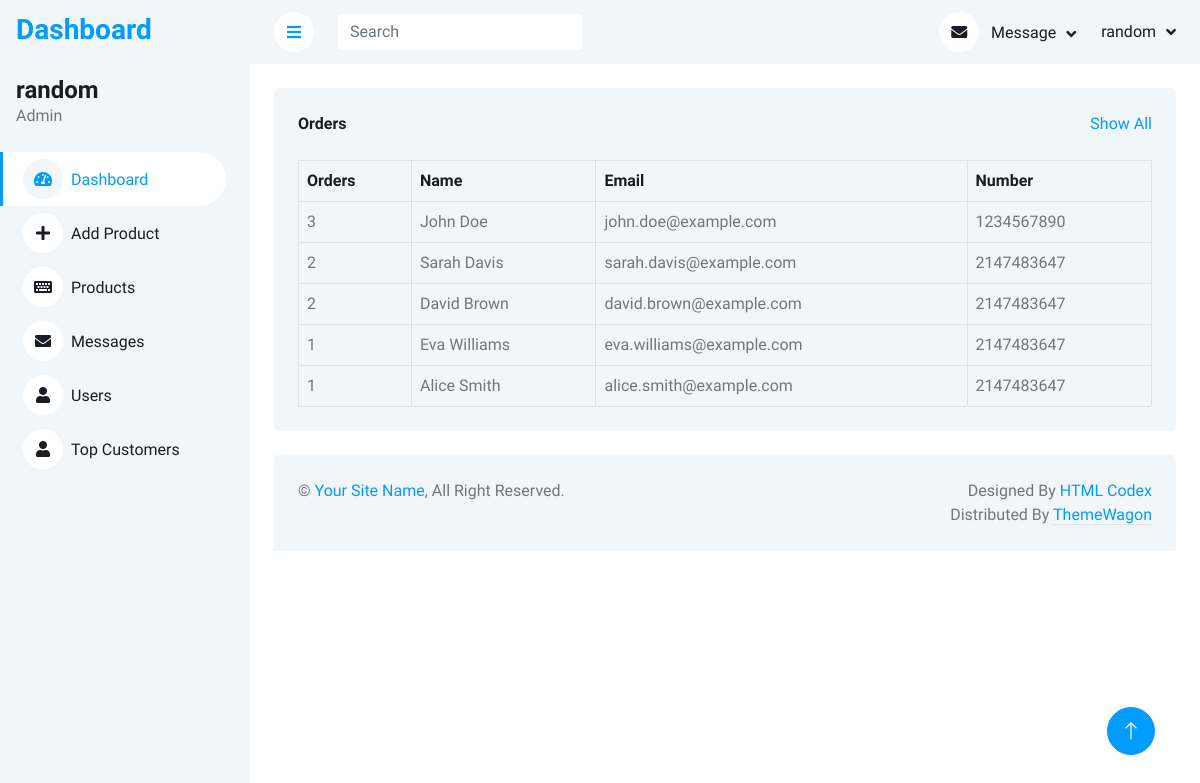
The app's page /admin-panel/topcustomers.php (signed in) with its own data.
### tables this page shows
CREATE TABLE `orders` (
  `Name` varchar(255) DEFAULT NULL,
  `Address` varchar(255) DEFAULT NULL,
  `Email` varchar(255) DEFAULT NULL,
  `WorkPhoneNo` int(255) DEFAULT NULL,
  `CellNo` int(255) DEFAULT NULL,
  `DateOfBirth` date NOT NULL,
  `Remarks` varchar(255) DEFAULT NULL,
  `orderId` int(11) NOT NULL,
  `ProductId` int(11) DEFAULT NULL,
  `CustomerId` int(11) DEFAULT NULL,
  `TotalProducts` varchar(255) DEFAULT NULL,
  `TotalPrice` int(255) DEFAULT NULL,
  `OrderTime` timestamp NOT NULL DEFAULT current_timestamp()
);

### admin-panel/topcustomers.php (the view, shortened to what this page needs)
<!DOCTYPE html>
<html lang="en">
<head>
    <link href="https://cdnjs.cloudflare.com/ajax/libs/font-awesome/5.10.0/css/all.min.css" rel="stylesheet">
    <link href="https://cdn.jsdelivr.net/npm/bootstrap-icons@1.4.1/font/bootstrap-icons.css" rel="stylesheet">
    <link href="https://cdn.datatables.net/1.13.6/css/jquery.dataTables.min.css" rel="stylesheet">
    <link href="css/bootstrap.min.css" rel="stylesheet">
    <link href="css/style.css" rel="stylesheet">
</head>
<body>
    <div class="container-xxl position-relative bg-white d-flex p-0">
        <?php include('sidebar.php') ?>
        <div class="content">
            <?php include('navbar.php') ?>
            <div class="container-fluid pt-4 px-4">
                <div class="bg-light text-center rounded p-4">
                    <div class="d-flex align-items-center justify-content-between mb-4">
                        <h6 class="mb-0">Orders</h6>
                        <a href="">Show All</a>
                    </div>
                    <div class="table-responsive">
                        <table class="table text-start align-middle table-bordered table-hover mb-0 table-responsive">
                            <thead>
                                <tr class="text-dark">
                                    <th scope="col">Orders</th>
                                    <th scope="col">Name</th>
                                    <th scope="col">Email</th>
                                    <th scope="col">Number</th>
                                </tr>
                            </thead>
                            <tbody>
                                <?php
                                $select_msg = mysqli_query($connection, "SELECT *, COUNT(Name) AS numbers FROM orders GROUP BY Name ORDER BY numbers DESC LIMIT 10");
                                if (mysqli_num_rows($select_msg) > 0) {
                                    while ($data = mysqli_fetch_array($select_msg)) {
                                ?>
                                        <tr>
                                            <td><?php echo $data['numbers'] ?></td>
                                            <td><?php echo $data['Name'] ?></td>
                                            <td><?php echo $data['Email'] ?></td>
                                            <td><?php echo $data['WorkPhoneNo'] ?></td>
                                        </tr>
                                <?php
                                    }
                                }
                                ?>
                            </tbody>
                        </table>
                    </div>
                </div>
            </div>
            <div class="container-fluid pt-4 px-4">
                <div class="bg-light rounded-top p-4">
                    <div class="row">
                        <div class="col-12 col-sm-6 text-center text-sm-start">
                            &copy; <a href="#">Your Site Name</a>, All Right Reserved.
                        </div>
                        <div class="col-12 col-sm-6 text-center text-sm-end">
                            Designed By <a href="https://htmlcodex.com">HTML Codex</a>
                            Distributed By <a class="border-bottom" href="https://themewagon.com" target="_blank">ThemeWagon</a>
                        </div>
                    </div>
                </div>
            </div>
        </div>
        <a href="#" class="btn btn-lg btn-primary btn-lg-square back-to-top"><i class="bi bi-arrow-up"></i></a>
    </div>
</body>
</html>

### admin-panel/css/style.css (style rules this page uses)
:root { --primary: #009CFF; --light: #F3F6F9; --dark: #191C24; }
.back-to-top { position: fixed; display: none; right: 45px; bottom: 45px; z-index: 99; }
.btn { transition: .5s; }
.btn.btn-primary { color: #FFFFFF; }
.btn-lg-square { width: 48px; height: 48px; }
.btn-square, .btn-sm-square, .btn-lg-square { padding: 0; display: inline-flex; align-items: center; justify-content: center; font-weight: normal; border-radius: 50px; }
.content { margin-left: 250px; min-height: 100vh; background: #FFFFFF; transition: 0.5s; }
@media (min-width: 992px) { .content { width: calc(100% - 250px); } }

### records on screen
orders: numbers "3", Name "John Doe", Email "john.doe@example.com", WorkPhoneNo "1234567890"
orders: numbers "2", Name "Sarah Davis", Email "sarah.davis@example.com", WorkPhoneNo "2147483647"
orders: numbers "2", Name "David Brown", Email "david.brown@example.com", WorkPhoneNo "2147483647"
orders: numbers "1", Name "Eva Williams", Email "eva.williams@example.com", WorkPhoneNo "2147483647"
orders: numbers "1", Name "Alice Smith", Email "alice.smith@example.com", WorkPhoneNo "2147483647"

### other values on screen
$_SESSION['username'] "random"
